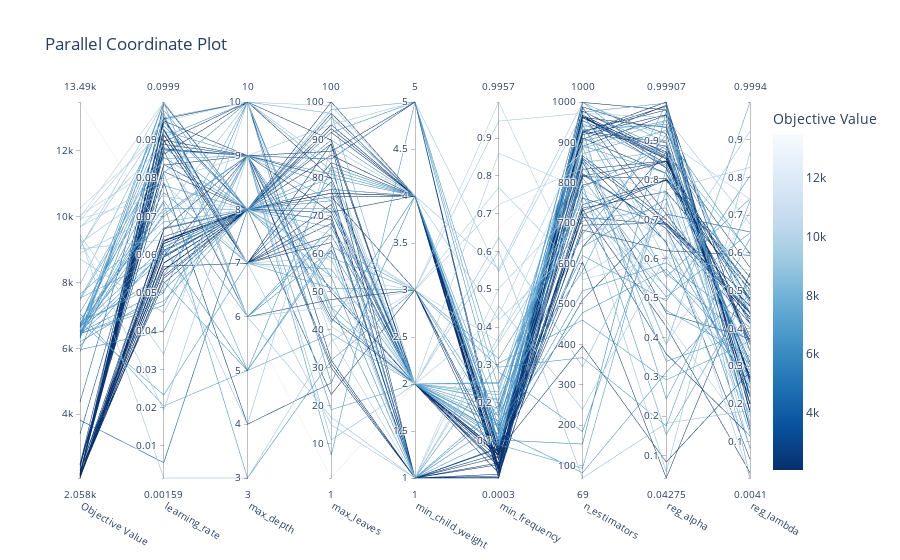

Write notebook code for a chart like this one.
### Markdown cell above
**P2**

### Code cell
plot_parallel_coordinate(study)
